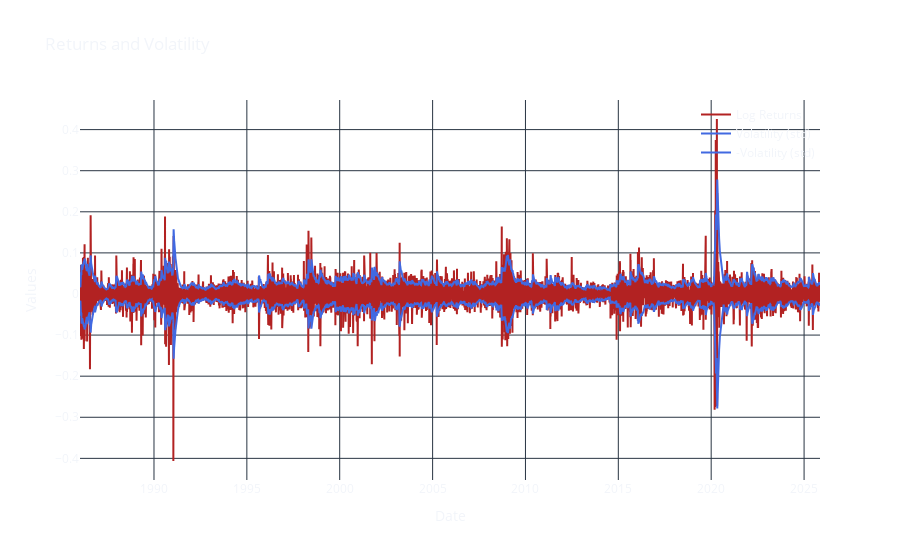

Notebook source saved alongside this figure:
### Code cell
# Snippet 3-1: Plotting returns and volatility (with Plotly)
fig = go.Figure()
fig.add_trace(go.Scatter(x=vol.index, y=vol['rets'].values, mode="lines", marker=dict(color='firebrick'), name="Log Returns"))
fig.add_trace(go.Scatter(x=vol.index, y=vol['std'].values, mode="lines", marker=dict(color='royalblue'), name="Volatility (std)"))
fig.add_trace(go.Scatter(x=vol.index, y=-vol['std'].values, mode="lines", marker=dict(color='royalblue'), name="-Volatility (std)"))

# Apply custom layout
update_figure_layout(fig, "Returns and Volatility", "Date", "Values")

# Finalize plot: Save if enabled, then show
filename = "labeling_01_volatility_plot.png"
if SAVE_PLOTS:
    full_path = os.path.join(SAVE_DIR, filename)
    fig.write_image(full_path, width=1200, height=700) 
    print(f"Figure saved to: {full_path}")

fig.show()

### Figure 1 — Plotly figure (JSON) as saved in the notebook; plotly's stock layout.template omitted (floating-point values rounded to 4 significant figures; data arrays with more than 128 entries replaced by an {"elided": "..."} marker saying what was removed)
{"data": [{"marker": {"color": "firebrick"}, "mode": "lines", "name": "Log Returns", "type": "scatter", "x": {"elided": "10030 str values"}, "y": {"elided": "10030 float values"}}, {"marker": {"color": "royalblue"}, "mode": "lines", "name": "Volatility (std)", "type": "scatter", "x": {"elided": "10030 str values"}, "y": {"elided": "10030 float values"}}, {"marker": {"color": "royalblue"}, "mode": "lines", "name": "-Volatility (std)", "type": "scatter", "x": {"elided": "10030 str values"}, "y": {"elided": "10030 float values"}}], "layout": {"legend": {"x": 1, "xanchor": "auto", "y": 1, "yanchor": "auto"}, "paper_bgcolor": "rgba(0,0,0,0)", "plot_bgcolor": "rgba(0,0,0,0)", "title": {"text": "Returns and Volatility"}, "xaxis": {"title": {"text": "Date"}}, "yaxis": {"title": {"text": "Values"}}}}
